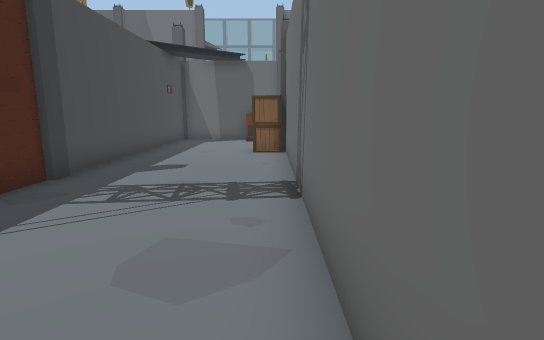
[1] (above)

24 first-person views from a walk through a 3-D level made in the Unity game engine. The camera is 1.3 m above the floor, tilts 10° down and sees 80° across. The floor is counted in squares, 1 m on a side. Each view is taken from the middle of a square. On the plan, view 1 faces up. The plan holds only what a view shows up to about 14 squares ahead; the rest is blank. The place goes on beyond the plan. The player is left out.

[2]
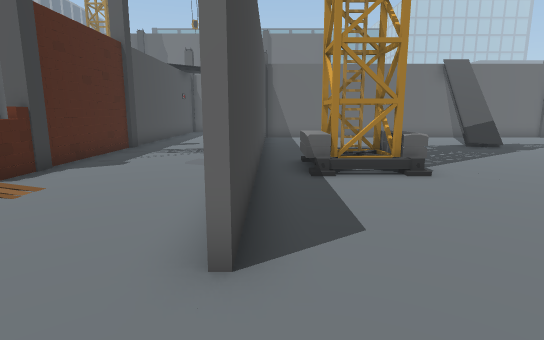

[3]
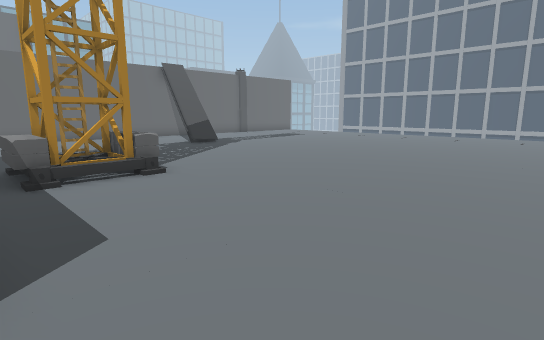

[4]
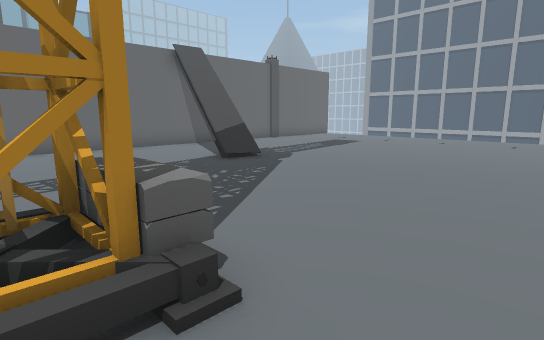

[5]
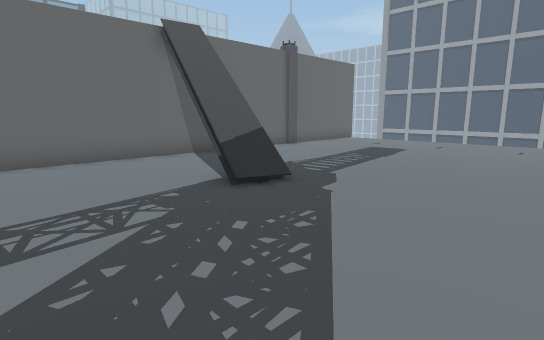

[6]
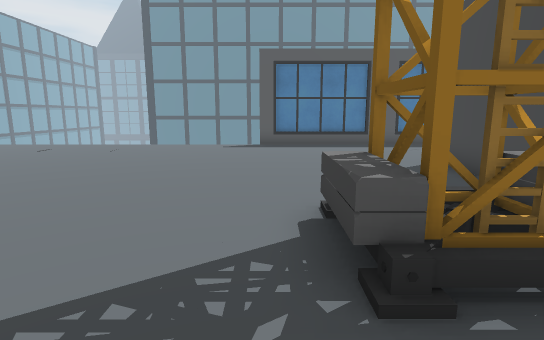

[7]
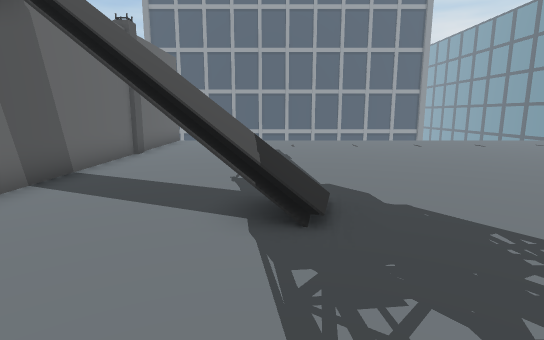

[8]
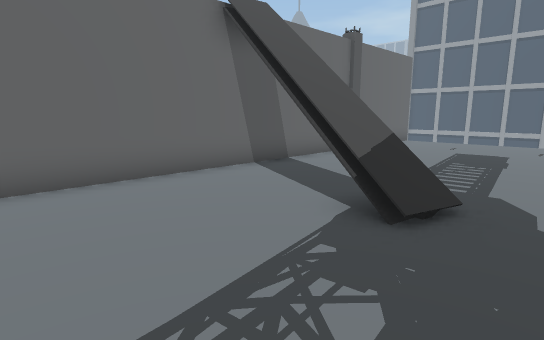

[9]
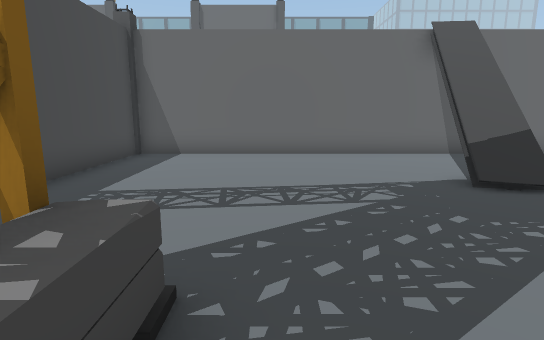

[10]
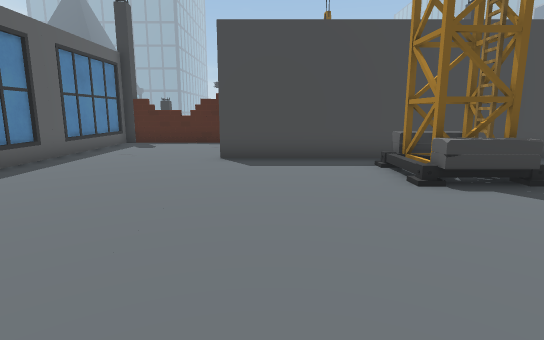

[11]
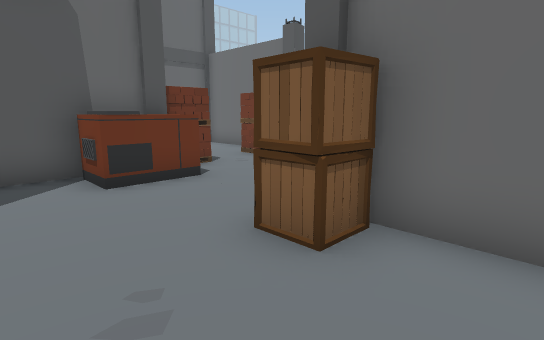

[12]
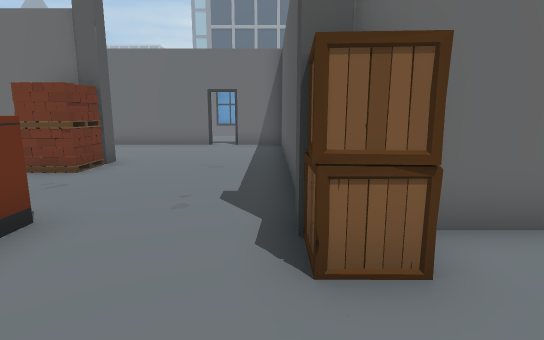

[13]
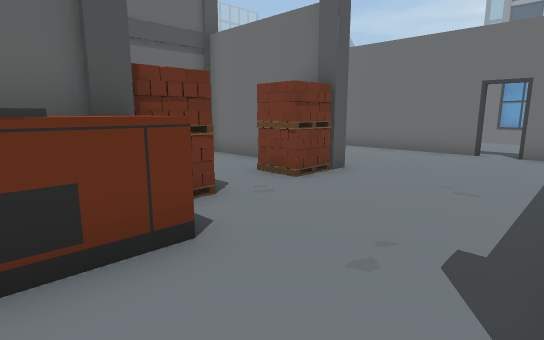

[14]
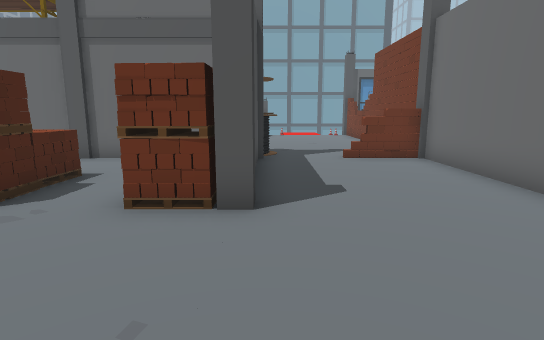

[15]
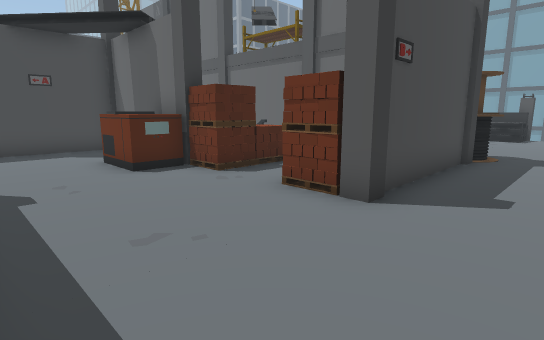

[16]
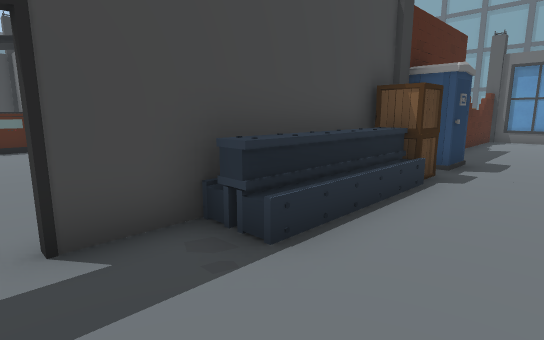

[17]
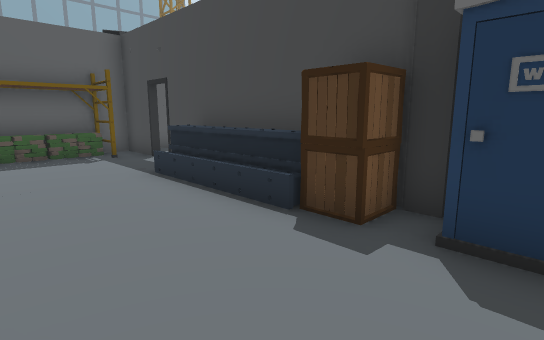

[18]
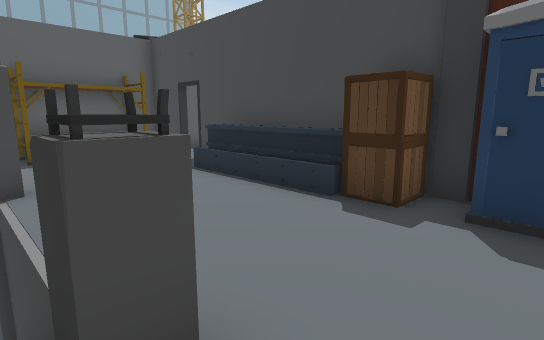

[19]
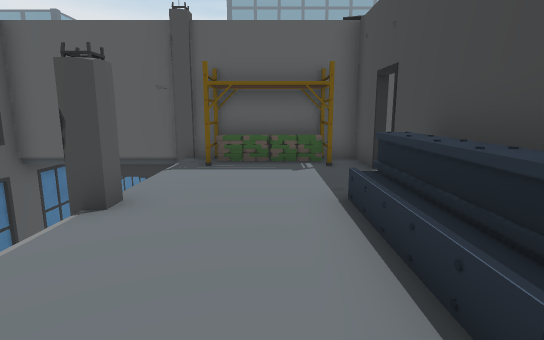

[20]
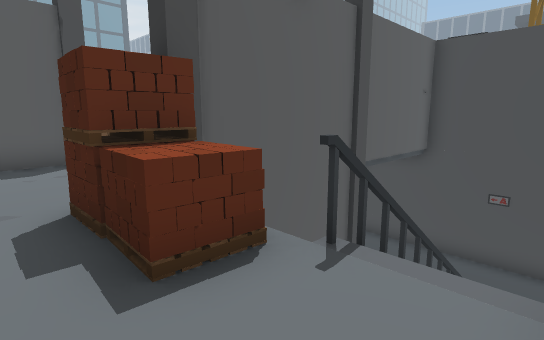

[21]
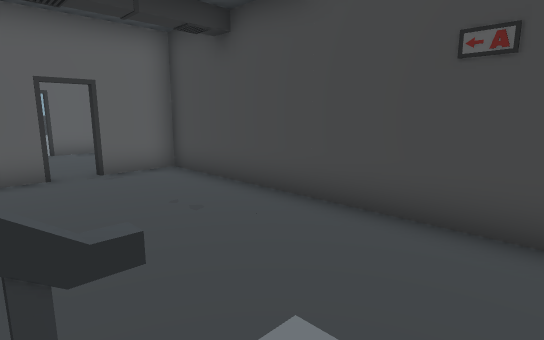

[22]
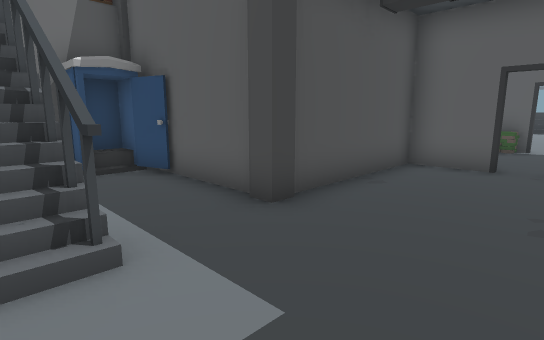

[23]
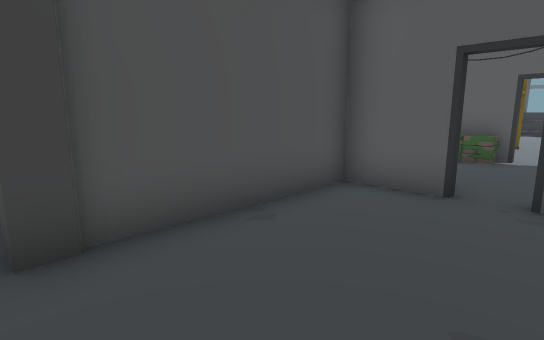

[24]
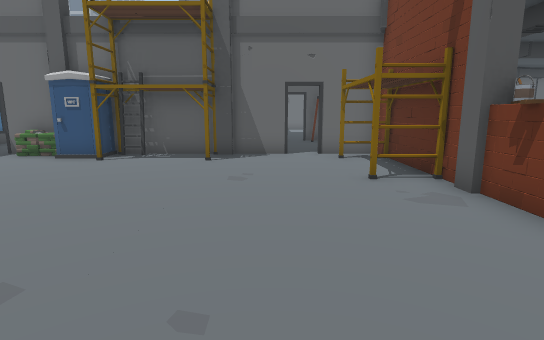

### Floor plan
Key: @ floor where view 1 was taken; # wall or solid block; . main floor; - floor 3.75 m lower than the main floor; / step, stairs or slope; = window, fence, low wall or low ledge; v drop or lower ground; B box; T thing the floor can be seen under or through; P pallet; G generator; O other object.
Columns run from 14 left of view 1 to 20 right of it. Each row starts with its distance up from view 1.
 23                    OO..  OO....
 22               #   #OO.. /OO....
 21             #####. .#..#=BB...=
 20     #----///  /..  .#....B..../
 19     #----#v#  -PP...#....#..../
 18     #---------OPP...#....#..../
 17     #--------OOPP.PP#....#..../
 16     #-----##OGGPP.PP#....#...#/
 15     #-----#..GGG.........#....
 14     #-----O...................
 13     #-----#..............#O..O
 12     #-----#...B..........#OOO#
 11     ###-###..BB###########..##....
 10       --- #....#..................
  9       --- #....#...................
  8       --- #....#.......OO..........
  7      ---OO#....#.......O...........
  6  OO####---#....#...................
  5 OO--O---OO#....#...................
  4 ----------#....#...................
  3 ----------#....#O.O................
  2  -------OO#....#TTT...............
  1  ---------O....#TTT...............
  0   -------O#...@#..................
 -1    ------/ ....#..................
 -2     -----  ....#..................
 -3             ...#..................
 -4       -    .......................
 -5           .....................
 -6           /..................
 -7           ....................
 -8           #...................
 -9            #########

Where each view was taken, in squares from view 1:
view 1: 0 up, 0 right, facing up
view 2: 6 down, 1 right, facing up
view 3: 6 down, 1 right, facing up-right
view 4: 1 down, 3 right, facing up-right
view 5: 2 up, 5 right, facing up-right
view 6: 5 up, 5 right, facing down
view 7: 7 up, 5 right, facing right
view 8: 5 up, 5 right, facing up-right
view 9: 1 up, 5 right, facing up
view 10: 2 down, 10 right, facing left
view 11: 9 up, 3 left, facing up-right
view 12: 12 up, 3 left, facing right
view 13: 12 up, 1 left, facing up-right
view 14: 12 up, 6 right, facing up
view 15: 12 up, 8 right, facing up-left
view 16: 14 up, 14 right, facing up-left
view 17: 23 up, 15 right, facing down-left
view 18: 23 up, 16 right, facing down-left
view 19: 21 up, 13 right, facing down
view 20: 21 up, 3 right, facing down-left
view 21: 20 up, 5 left, facing down-left
view 22: 20 up, 8 left, facing down-right
view 23: 17 up, 8 left, facing down-right
view 24: 4 down, 8 left, facing up
